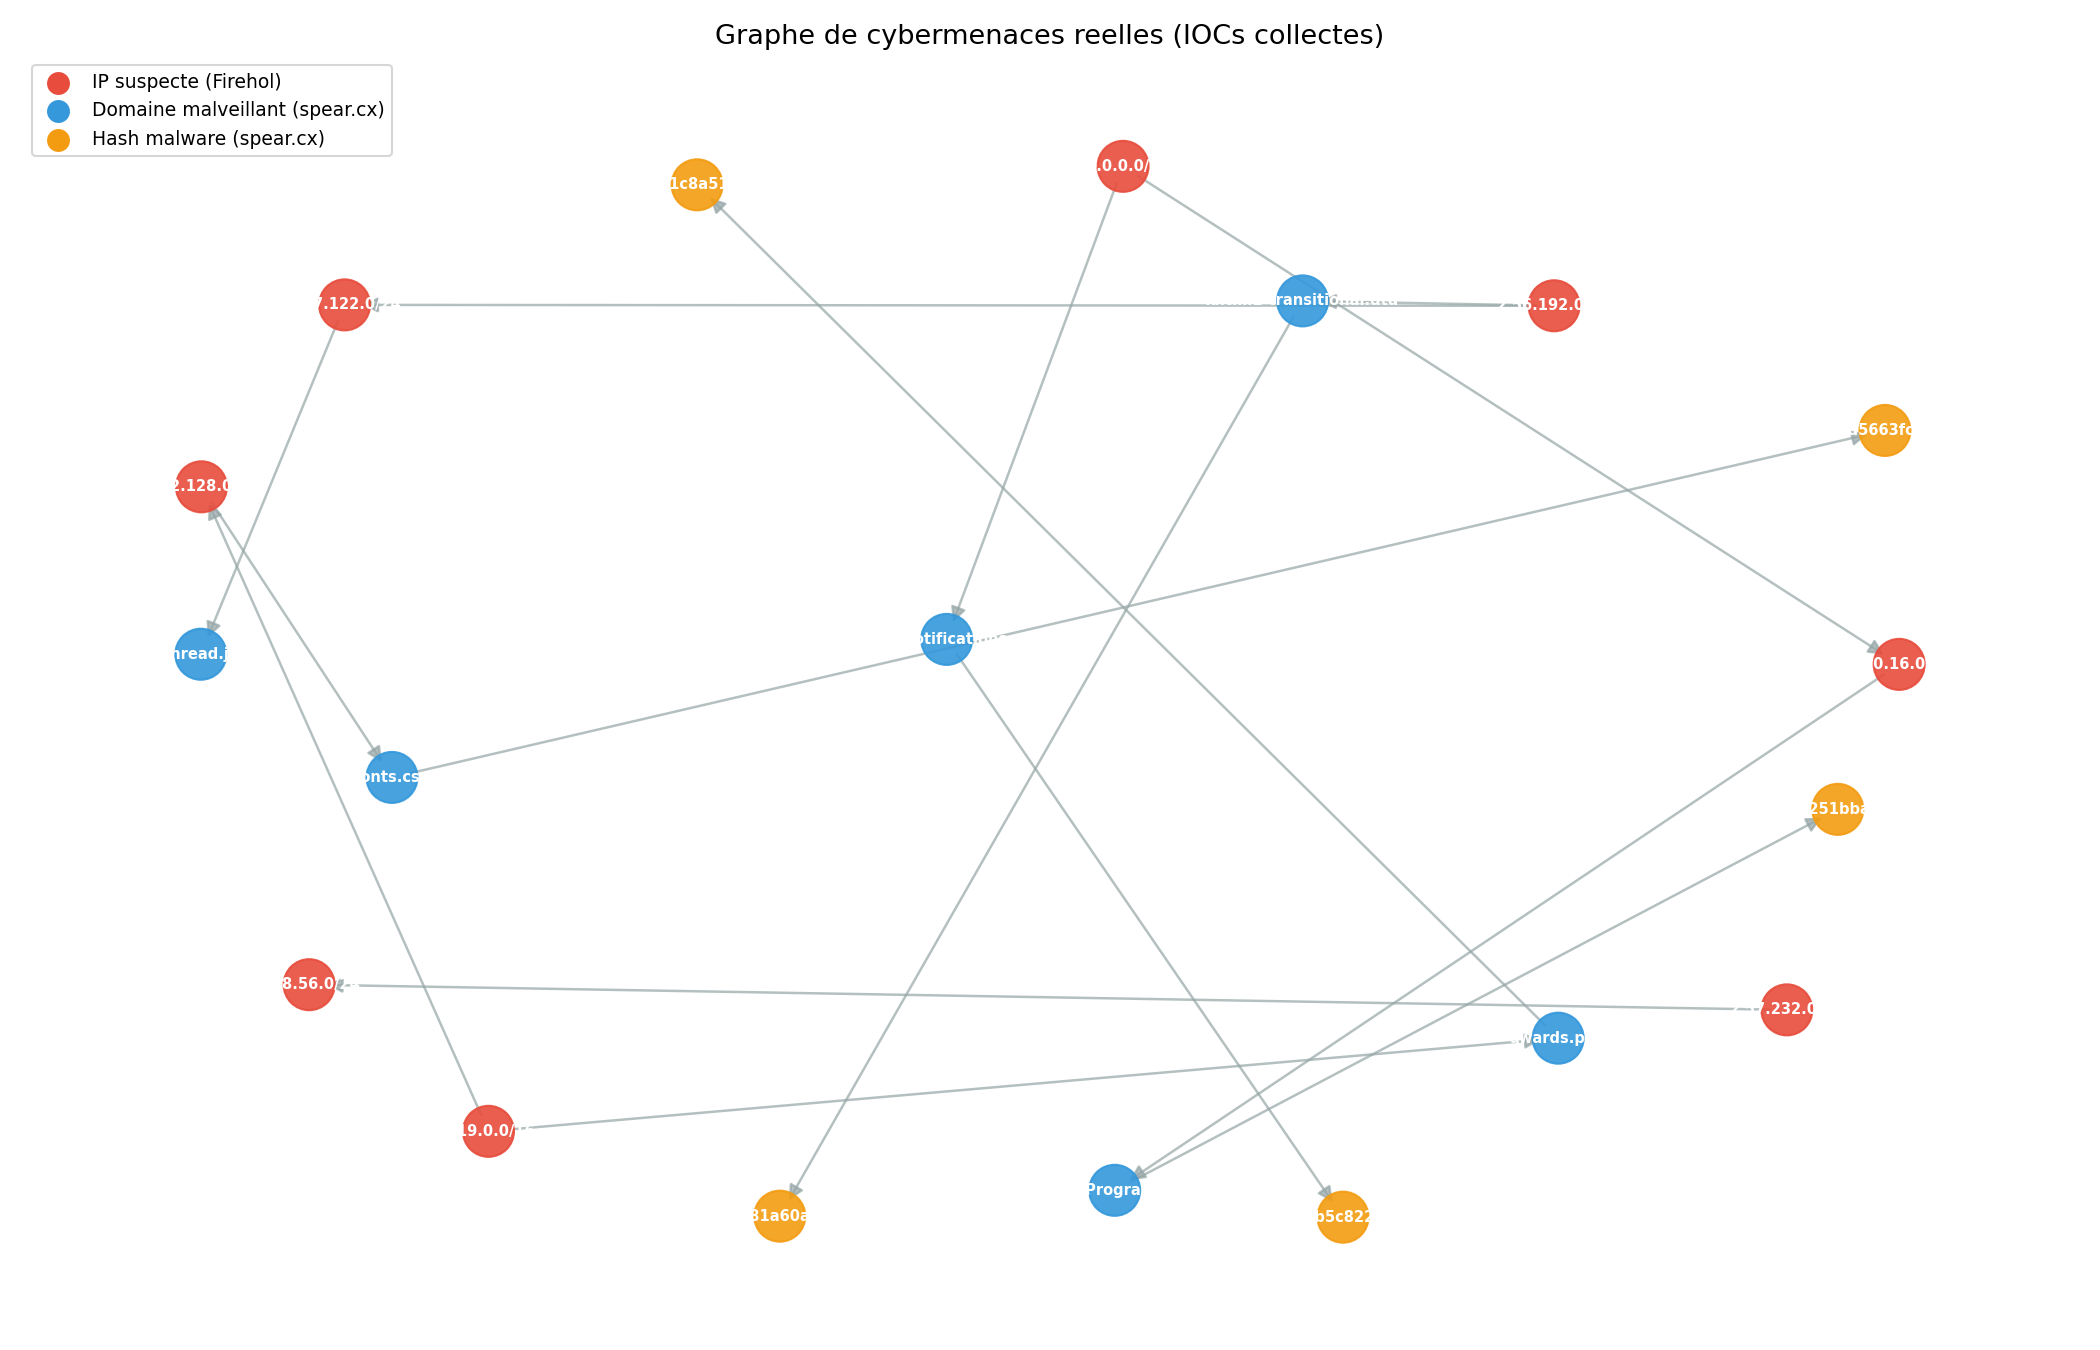

Python code for this plot:
import json
import re
import numpy as np
import networkx as nx
import matplotlib.pyplot as plt
from datetime import datetime

print("\n=== MODELISATION PAR GRAPHES (NETWORKX) ===\n")
print("Methode demandee par le PDF section 5.5: Representation des cybermenaces sous forme de graphe")
print("Noeuds : IP, domaines, acteurs, malwares")
print("Relations : liens entre entites")

# ------------------------------------------------------------------
# 1. CHARGEMENT DES DONNEES REELLES
# ------------------------------------------------------------------
print("\n[1/5] Chargement des donnees reelles...")

with open("scraped_all.json", "r", encoding="utf-8") as f:
    data = json.load(f)

ips_raw  = data.get("ips", [])
domaines = data.get("domaines", [])
hashs    = data.get("hashs_md5", [])

# Nettoyage des IPs
ips = [
    ip.strip() for ip in ips_raw
    if ip.strip()
    and not ip.strip().startswith("#")
    and re.match(r'^\d{1,3}\.\d{1,3}\.\d{1,3}\.\d{1,3}(/\d{1,2})?$', ip.strip())
]

# On prend un echantillon representatif pour le graphe
ips_sample      = ips[:8]
domaines_sample = [d for d in domaines if "." in d and len(d) > 5][:6]
hashs_sample    = hashs[:5]

print(f"    IPs selectionnees : {len(ips_sample)}")
print(f"    Domaines selectionnes : {len(domaines_sample)}")
print(f"    Hashs selectionnes : {len(hashs_sample)}")

# ------------------------------------------------------------------
# 2. CREATION DU GRAPHE
# ------------------------------------------------------------------
print("\n[2/5] Creation du graphe des menaces...")
G = nx.DiGraph()

# Ajout des noeuds IPs
for ip in ips_sample:
    G.add_node(ip, type="ip")

# Ajout des noeuds domaines
for dom in domaines_sample:
    G.add_node(dom, type="domaine")

# Ajout des noeuds hashs (malwares)
for h in hashs_sample:
    G.add_node(h[:12] + "...", type="hash")

print("\n[3/5] Ajout des relations entre entites...")

# Relations IP -> Domaine (une IP peut pointer vers un domaine)
for i, ip in enumerate(ips_sample):
    if i < len(domaines_sample):
        G.add_edge(ip, domaines_sample[i], relation="resolu_vers")

# Relations Domaine -> Hash (un domaine heberge un malware)
for i, dom in enumerate(domaines_sample):
    if i < len(hashs_sample):
        G.add_edge(dom, hashs_sample[i][:12] + "...", relation="heberge")

# Relations IP -> IP (communication entre IPs suspectes)
for i in range(len(ips_sample) - 1):
    if i % 2 == 0:
        G.add_edge(ips_sample[i], ips_sample[i+1], relation="communication")

print(f"    Total noeuds  : {G.number_of_nodes()}")
print(f"    Total relations : {G.number_of_edges()}")

# ------------------------------------------------------------------
# 3. ANALYSE DU GRAPHE
# ------------------------------------------------------------------
print("\n[4/5] Analyse du graphe...")

degres = dict(G.degree())
top5   = sorted(degres.items(), key=lambda x: x[1], reverse=True)[:5]

print("\n    Noeuds les plus connectes :")
for noeud, deg in top5:
    print(f"       - {noeud} : {deg} connexions")

# ------------------------------------------------------------------
# 4. VISUALISATION
# ------------------------------------------------------------------
print("\n[5/5] Generation du graphique...")

couleurs = []
for node in G.nodes():
    t = G.nodes[node].get("type", "")
    if t == "ip":
        couleurs.append("#e74c3c")
    elif t == "domaine":
        couleurs.append("#3498db")
    else:
        couleurs.append("#f39c12")

plt.figure(figsize=(14, 9))
pos = nx.spring_layout(G, seed=42, k=2)

nx.draw_networkx_nodes(G, pos, node_color=couleurs, node_size=600, alpha=0.9)
nx.draw_networkx_labels(G, pos, font_size=7, font_color="white", font_weight="bold")
nx.draw_networkx_edges(G, pos, edge_color="#95a5a6", arrows=True,
                       arrowsize=15, width=1.2, alpha=0.7)

legend_elements = [
    plt.scatter([], [], c="#e74c3c", s=100, label="IP suspecte (Firehol)"),
    plt.scatter([], [], c="#3498db", s=100, label="Domaine malveillant (spear.cx)"),
    plt.scatter([], [], c="#f39c12", s=100, label="Hash malware (spear.cx)")
]
plt.legend(handles=legend_elements, loc='upper left', fontsize=9)
plt.title("Graphe de cybermenaces reelles (IOCs collectes)", fontsize=13)
plt.axis("off")
plt.tight_layout()
plt.savefig("graph_menaces.png", dpi=150)
plt.close()
print("    Graphique sauvegarde : graph_menaces.png")

# ------------------------------------------------------------------
# 5. SAUVEGARDE
# ------------------------------------------------------------------
resultats = {
    "date_analyse"   : datetime.now().strftime("%Y-%m-%d %H:%M:%S"),
    "source_donnees" : "scraped_all.json (donnees reelles collectees)",
    "nb_noeuds"      : G.number_of_nodes(),
    "nb_relations"   : G.number_of_edges(),
    "types_noeuds"   : {
        "ips"     : len(ips_sample),
        "domaines": len(domaines_sample),
        "hashs"   : len(hashs_sample)
    },
    "noeuds_connectes": [{"noeud": n, "degre": d} for n, d in top5]
}

with open("graph_menaces_resultats.json", "w", encoding="utf-8") as f:
    json.dump(resultats, f, indent=2, ensure_ascii=False)

print("\nRESUME DE LA MODELISATION PAR GRAPHES")
print("=" * 50)
print(f"Source          : scraped_all.json (donnees reelles)")
print(f"Total noeuds    : {G.number_of_nodes()}")
print(f"Total relations : {G.number_of_edges()}")
print("\nTypes de noeuds :")
print("   Rouge  : IPs suspectes (blacklist Firehol)")
print("   Bleu   : Domaines malveillants (spear.cx)")
print("   Orange : Hashs malware (spear.cx)")
print("\nResultats sauvegardes dans graph_menaces_resultats.json")
print("\n=== FIN MODELISATION PAR GRAPHES ===")
